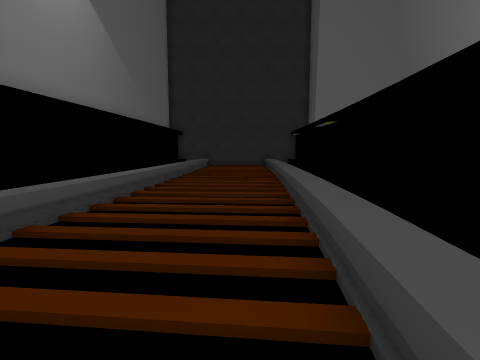
view 1 (above)

12 first-person views from a walk through a 3-D level made in the Unity game engine. The camera is 1.2 m above the floor, tilts 6° down and sees 80° across. The floor is counted in squares, 1 m on a side. Each view is taken from the middle of a square. On the plan, view 1 faces up. The plan holds only what a view shows up to about 13 squares ahead; the rest is blank. The place goes on beyond the plan. The player is left out. Some animated figures are left out.

view 2
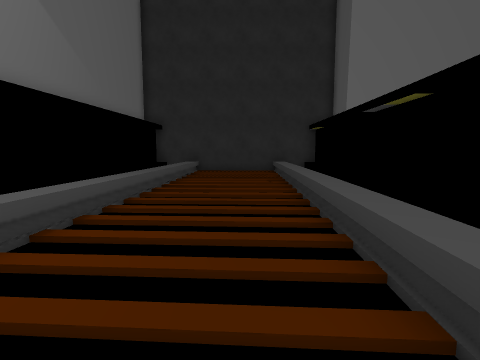

view 3
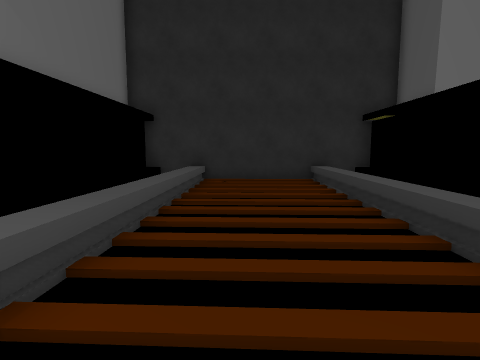

view 4
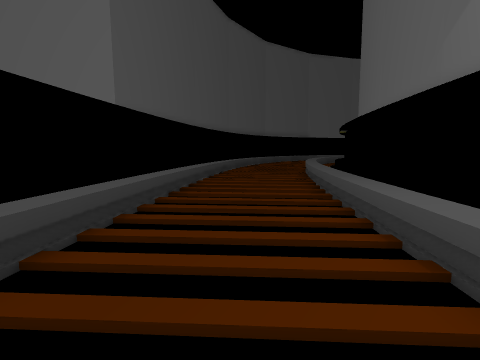

view 5
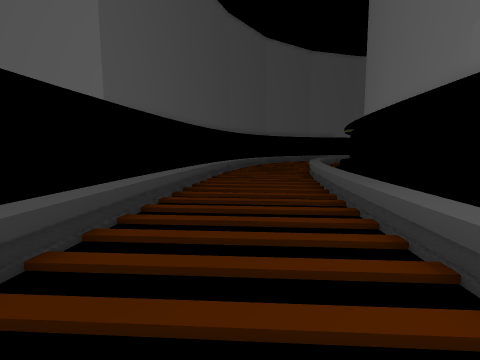

view 6
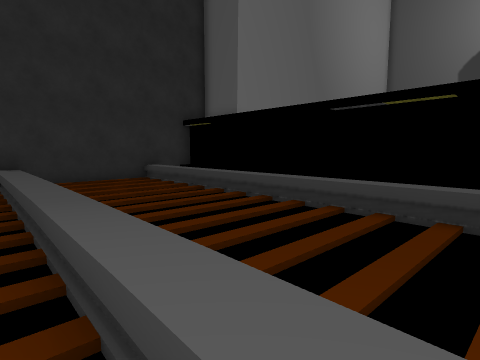

view 7
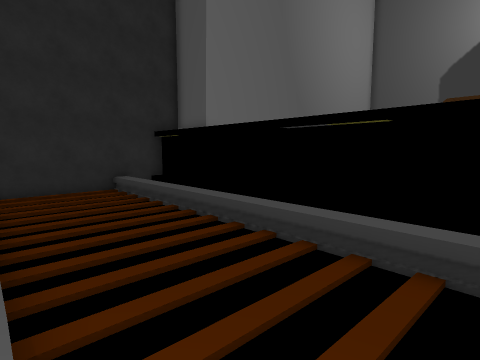

view 8
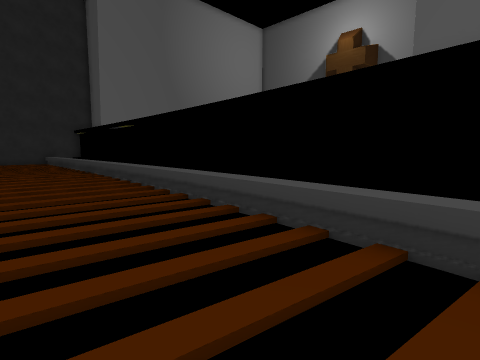

view 9
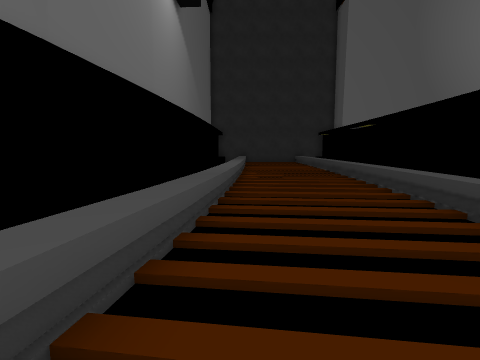

view 10
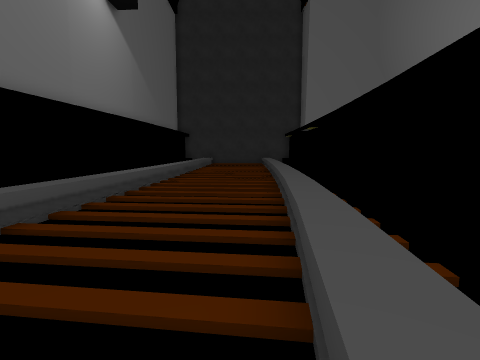

view 11
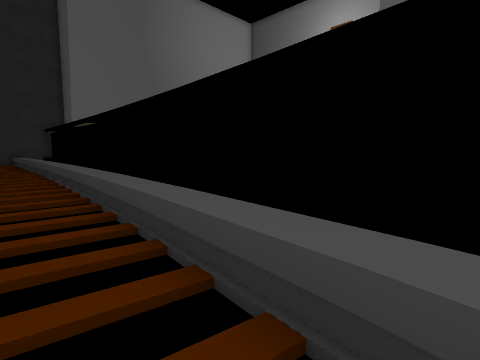

view 12
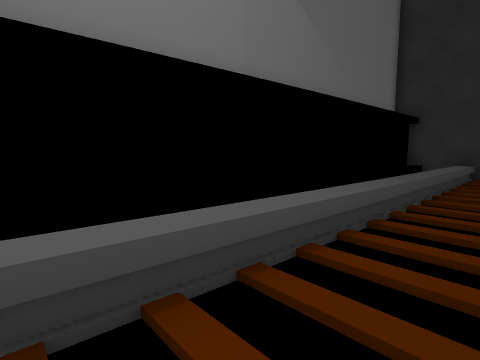

### Floor plan
Key: @ floor where view 1 was taken; # wall or solid block; x gap in a wall; . main floor; : floor 0.5 m higher than the main floor; / step, stairs or slope; = window, fence, low wall or low ledge; ^ raised ledge; O other object.
Columns run from 5 left of view 1 to 4 right of it. Each row starts with its distance up from view 1.
 23 #########^
 22   :....:
 21   :....:
 20   :....:
 19   =....=
 18   /....=
 17  .:....=
 16 #.:....=
 15 #.:....: ^
 14 #./....: ^
 13 #.=....: ^
 12 ^.=....=
 11 ^.=....=
 10 ^./....O
  9 ^.#....O
  8 ^=#.....
  7 ^ #...=
  6 ^.....= ^
  5 ^ ......^
  4 ^#=...=.^
  3 ==....:.^
  2  =....:.
  1  #....:.^
  0  =...@:.#
 -1  #....:
 -2 =#...=x^
 -3  =...//^

Positions as (right, up) in squares from view 1, and headings:
1: (0, 0), facing up
2: (0, 6), facing up
3: (-1, 11), facing up
4: (-1, 11), facing down
5: (-1, 10), facing down
6: (-4, 11), facing up-right
7: (-3, 10), facing up-right
8: (-3, -3), facing up-right
9: (-3, -3), facing up
10: (0, -3), facing up
11: (-1, -3), facing up-right
12: (-1, 8), facing up-left
